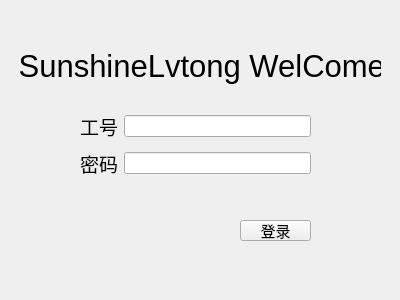
<?xml version="1.0" encoding="UTF-8"?>
<ui version="4.0">
 <class>Form</class>
 <widget class="QWidget" name="Form">
  <property name="geometry">
   <rect>
    <x>0</x>
    <y>0</y>
    <width>400</width>
    <height>300</height>
   </rect>
  </property>
  <property name="windowTitle">
   <string>欢迎使用绿通大数据辅助检测App</string>
  </property>
  <widget class="QWidget" name="gridLayoutWidget">
   <property name="geometry">
    <rect>
     <x>80</x>
     <y>110</y>
     <width>231</width>
     <height>71</height>
    </rect>
   </property>
   <layout class="QGridLayout" name="gridLayout">
    <item row="1" column="0">
     <widget class="QLabel" name="label">
      <property name="font">
       <font>
        <pointsize>14</pointsize>
       </font>
      </property>
      <property name="text">
       <string>工号</string>
      </property>
     </widget>
    </item>
    <item row="3" column="0">
     <widget class="QLabel" name="label_2">
      <property name="font">
       <font>
        <pointsize>14</pointsize>
       </font>
      </property>
      <property name="text">
       <string>密码</string>
      </property>
     </widget>
    </item>
    <item row="3" column="1">
     <widget class="QLineEdit" name="password"/>
    </item>
    <item row="1" column="1">
     <widget class="QLineEdit" name="employid"/>
    </item>
   </layout>
  </widget>
  <widget class="QPushButton" name="login">
   <property name="geometry">
    <rect>
     <x>240</x>
     <y>220</y>
     <width>71</width>
     <height>21</height>
    </rect>
   </property>
   <property name="font">
    <font>
     <pointsize>11</pointsize>
    </font>
   </property>
   <property name="text">
    <string>登录</string>
   </property>
  </widget>
  <widget class="QLabel" name="label_3">
   <property name="geometry">
    <rect>
     <x>10</x>
     <y>40</y>
     <width>371</width>
     <height>51</height>
    </rect>
   </property>
   <property name="font">
    <font>
     <pointsize>23</pointsize>
    </font>
   </property>
   <property name="styleSheet">
    <string notr="true">background-image: url(:/carsnapshot/image/jihuo5.jpg);</string>
   </property>
   <property name="text">
    <string> SunshineLvtong WelCome</string>
   </property>
  </widget>
 </widget>
 <resources>
  <include location="lvtong.qrc"/>
 </resources>
 <connections/>
</ui>
